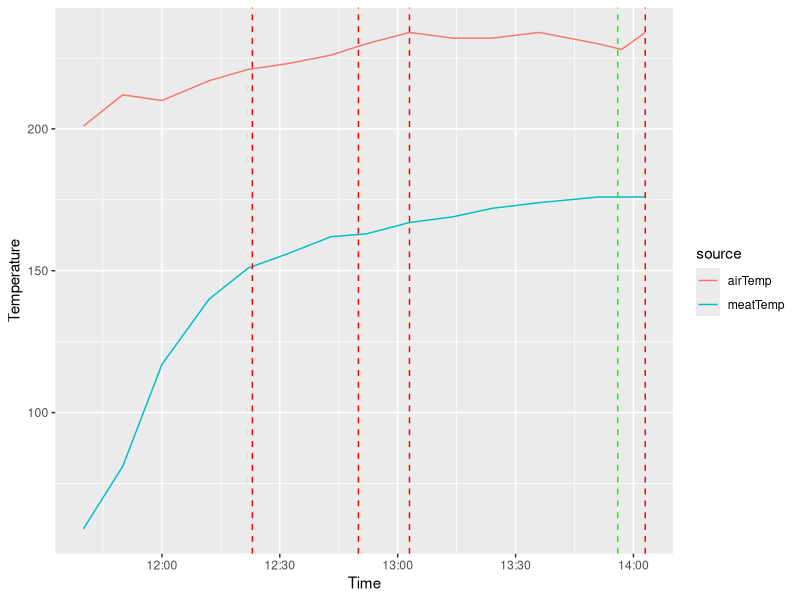

Write R code to recreate this figure.
## ---- chunk 1
library(ggplot2)
library(dplyr)
library(tidyr)

time=c('11:40','11:50','12:00','12:12','12:22','12:32','12:43','12:52','13:03','13:14','13:24','13:36','13:51','13:57','14:03')
meatTemp=c(59,81,117,140,151,156,162,163,167,169,172,174,176,176,176)
airTemp=c(201,212,210,217,221,223,226,230,234,232,232,234,230,228,234)

hm=as.POSIXct(strptime(time, '%H:%M',tz='GMT')) 
df=data.frame(meatTemp,airTemp,hm) %>%
  gather(source,temp,-hm)
p=ggplot(df,aes(hm,temp,color=source)) + 
  geom_line() + 
  ylab('Temperature') +
  xlab('Time') 

# add horizontal lines for vent adjustments
reductions=c('12:23','12:50','13:03','14:03')
for (t in reductions){
  p = p + geom_vline(xintercept = as.POSIXct(strptime(t, '%H:%M',tz='GMT')) ,linetype='dashed',size=0.5,color='red')
}
increases=c('13:56')
for (t in increases){
  p = p + geom_vline(xintercept = as.POSIXct(strptime(t, '%H:%M',tz='GMT')) ,linetype='dashed',size=0.5,color='green')
}
 
print(p) 
